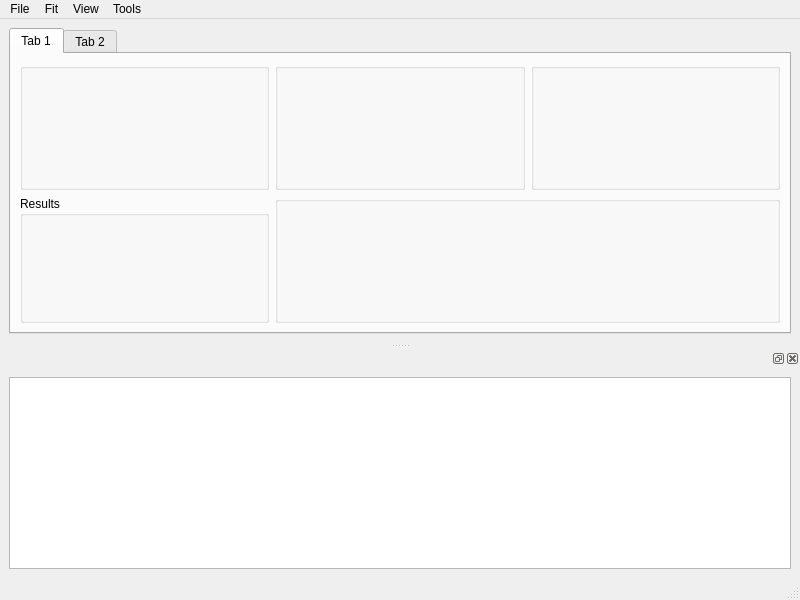
<?xml version="1.0" encoding="UTF-8"?>
<ui version="4.0">
 <class>MainWindow</class>
 <widget class="QMainWindow" name="MainWindow">
  <property name="geometry">
   <rect>
    <x>0</x>
    <y>0</y>
    <width>800</width>
    <height>600</height>
   </rect>
  </property>
  <property name="windowTitle">
   <string>MainWindow</string>
  </property>
  <widget class="QWidget" name="centralwidget">
   <layout class="QGridLayout" name="gridLayout_2">
    <item row="0" column="0">
     <layout class="QGridLayout" name="gridLayout">
      <item row="0" column="0">
       <widget class="QTabWidget" name="tabWidget">
        <property name="currentIndex">
         <number>0</number>
        </property>
        <widget class="QWidget" name="tab">
         <attribute name="title">
          <string>Tab 1</string>
         </attribute>
         <layout class="QGridLayout" name="gridLayout_5">
          <item row="0" column="0">
           <widget class="QGroupBox" name="data_groupBox">
            <property name="title">
             <string/>
            </property>
           </widget>
          </item>
          <item row="0" column="1">
           <widget class="QGroupBox" name="method_groupBox">
            <property name="title">
             <string/>
            </property>
           </widget>
          </item>
          <item row="0" column="2">
           <widget class="QGroupBox" name="autofit_groupBox">
            <property name="title">
             <string/>
            </property>
           </widget>
          </item>
          <item row="1" column="0">
           <widget class="QGroupBox" name="results_groupBox">
            <property name="title">
             <string>Results</string>
            </property>
           </widget>
          </item>
          <item row="1" column="1" colspan="2">
           <widget class="QGroupBox" name="display_groupBox">
            <property name="title">
             <string/>
            </property>
           </widget>
          </item>
         </layout>
        </widget>
        <widget class="QWidget" name="tab_2">
         <attribute name="title">
          <string>Tab 2</string>
         </attribute>
        </widget>
       </widget>
      </item>
     </layout>
    </item>
   </layout>
  </widget>
  <widget class="QMenuBar" name="menubar">
   <property name="geometry">
    <rect>
     <x>0</x>
     <y>0</y>
     <width>800</width>
     <height>26</height>
    </rect>
   </property>
   <widget class="QMenu" name="menuFile">
    <property name="title">
     <string>File</string>
    </property>
    <addaction name="actionClear_Session"/>
    <addaction name="actionLoad_Session"/>
    <addaction name="actionSave_Session"/>
    <addaction name="actionSave_Session_As"/>
    <addaction name="actionGenerate_Code"/>
    <addaction name="actionPrint_to_Figure"/>
    <addaction name="separator"/>
    <addaction name="actionClose_Curve_Fitting"/>
   </widget>
   <widget class="QMenu" name="menuFit">
    <property name="title">
     <string>Fit</string>
    </property>
    <addaction name="actionNew_Fit"/>
    <addaction name="actionOpen_Fit"/>
    <addaction name="actionClose"/>
    <addaction name="actionDelete"/>
    <addaction name="actionDuplicate"/>
    <addaction name="separator"/>
   </widget>
   <widget class="QMenu" name="menuView">
    <property name="title">
     <string>View</string>
    </property>
    <addaction name="actionFit_Settings"/>
    <addaction name="actionFit_Results"/>
    <addaction name="separator"/>
    <addaction name="actionMain_Plot"/>
    <addaction name="actionResidual_Plot"/>
    <addaction name="actionContour_Plot"/>
    <addaction name="separator"/>
    <addaction name="actionTable_of_Fits"/>
   </widget>
   <widget class="QMenu" name="menuTools">
    <property name="title">
     <string>Tools</string>
    </property>
    <addaction name="actionZoom_In"/>
    <addaction name="actionZoom_Out"/>
    <addaction name="actionPan"/>
    <addaction name="actionData_Cursor"/>
    <addaction name="separator"/>
    <addaction name="actionLegend"/>
    <addaction name="actionGrid"/>
    <addaction name="separator"/>
    <addaction name="actionPrediction_Bounds"/>
    <addaction name="separator"/>
    <addaction name="actionAxes_Limits"/>
    <addaction name="actionExclude_By_Rule"/>
   </widget>
   <addaction name="menuFile"/>
   <addaction name="menuFit"/>
   <addaction name="menuView"/>
   <addaction name="menuTools"/>
  </widget>
  <widget class="QStatusBar" name="statusbar"/>
  <widget class="QDockWidget" name="fitTable_dockWidget">
   <attribute name="dockWidgetArea">
    <number>8</number>
   </attribute>
   <widget class="QWidget" name="fitTable_dockWidgetContents">
    <layout class="QGridLayout" name="gridLayout_4">
     <item row="0" column="0">
      <layout class="QGridLayout" name="gridLayout_3">
       <property name="spacing">
        <number>7</number>
       </property>
       <item row="0" column="0">
        <widget class="QTableWidget" name="tableWidget"/>
       </item>
      </layout>
     </item>
    </layout>
   </widget>
  </widget>
  <action name="actionClear_Session">
   <property name="text">
    <string>Clear Session</string>
   </property>
  </action>
  <action name="actionLoad_Session">
   <property name="text">
    <string>Load Session...</string>
   </property>
  </action>
  <action name="actionSave_Session">
   <property name="text">
    <string>Save Session</string>
   </property>
  </action>
  <action name="actionSave_Session_As">
   <property name="text">
    <string>Save Session As...</string>
   </property>
  </action>
  <action name="actionGenerate_Code">
   <property name="text">
    <string>Generate Code</string>
   </property>
  </action>
  <action name="actionPrint_to_Figure">
   <property name="text">
    <string>Print to Figure</string>
   </property>
  </action>
  <action name="actionClose_Curve_Fitting">
   <property name="text">
    <string>Close Curve Fitting</string>
   </property>
  </action>
  <action name="actionNew_Fit">
   <property name="text">
    <string>New Fit</string>
   </property>
  </action>
  <action name="actionOpen_Fit">
   <property name="text">
    <string>Open Fit</string>
   </property>
  </action>
  <action name="actionClose">
   <property name="text">
    <string>Close &quot;&quot;</string>
   </property>
  </action>
  <action name="actionDelete">
   <property name="text">
    <string>Delete &quot;&quot;</string>
   </property>
  </action>
  <action name="actionDuplicate">
   <property name="text">
    <string>Duplicate &quot;&quot;</string>
   </property>
  </action>
  <action name="actionFit_Settings">
   <property name="text">
    <string>Fit Settings</string>
   </property>
  </action>
  <action name="actionFit_Results">
   <property name="text">
    <string>Fit Results</string>
   </property>
  </action>
  <action name="actionMain_Plot">
   <property name="text">
    <string>Main Plot</string>
   </property>
  </action>
  <action name="actionResidual_Plot">
   <property name="text">
    <string>Residual Plot</string>
   </property>
  </action>
  <action name="actionContour_Plot">
   <property name="text">
    <string>Contour Plot</string>
   </property>
  </action>
  <action name="actionTable_of_Fits">
   <property name="text">
    <string>Table of Fits</string>
   </property>
  </action>
  <action name="actionZoom_In">
   <property name="text">
    <string>Zoom In</string>
   </property>
  </action>
  <action name="actionZoom_Out">
   <property name="text">
    <string>Zoom Out</string>
   </property>
  </action>
  <action name="actionPan">
   <property name="text">
    <string>Pan</string>
   </property>
  </action>
  <action name="actionData_Cursor">
   <property name="text">
    <string>Data Cursor</string>
   </property>
  </action>
  <action name="actionLegend">
   <property name="text">
    <string>Legend</string>
   </property>
  </action>
  <action name="actionGrid">
   <property name="text">
    <string>Grid</string>
   </property>
  </action>
  <action name="actionPrediction_Bounds">
   <property name="text">
    <string>Prediction Bounds</string>
   </property>
  </action>
  <action name="actionAxes_Limits">
   <property name="text">
    <string>Axes Limits</string>
   </property>
  </action>
  <action name="actionExclude_By_Rule">
   <property name="text">
    <string>Exclude By Rule</string>
   </property>
  </action>
 </widget>
 <resources/>
 <connections/>
</ui>
